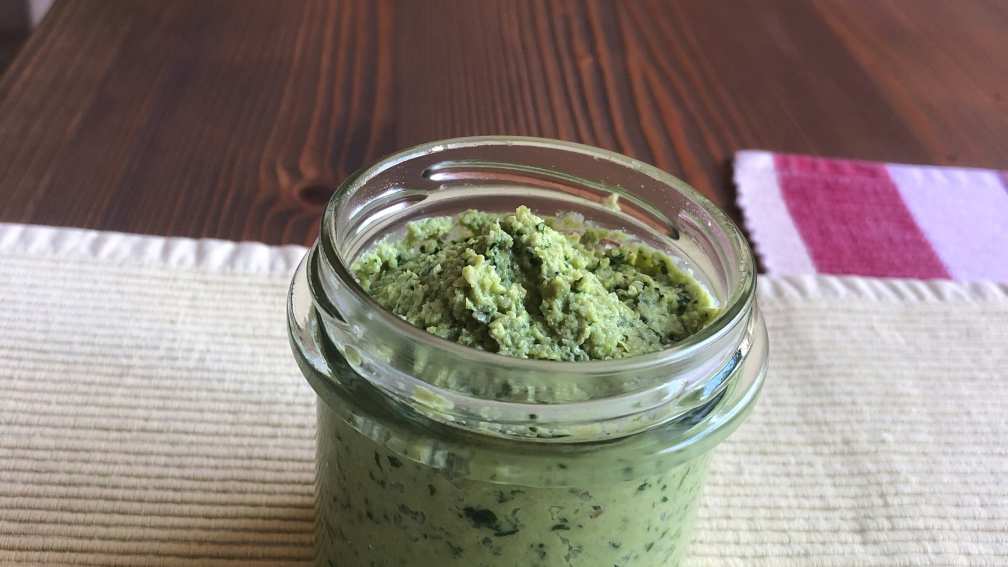
#> input picture Baerlauch-Sonnenblumen-1.jpg, 3024 x 1700 px (shown at 1/3 size)
$ python imageCrop.py ../../Baerlauch-Sonnenblumen-1.jpg
#> lines starting #> are read from the running program, lines starting #| are printed output that depends on the picture; after the words box and inside, x2 and y2 are one past the last pixel; in counts of white or black regions, pixels touching at a corner belong together
#!/usr/bin/env python3

import cv2
import logging
import sys

def resize_image(filename: str, target_ratio: float):
    # Bild laden
#> called with filename = '../../Baerlauch-Sonnenblumen-1.jpg', target_ratio = 1.78
    image = cv2.imread(filename)
#> image is the input picture: shape (1700, 3024, 3); mean B, G, R 120.6, 128.1, 139.6
    height, width = image.shape[:2]
#> height = 1700; width = 3024
    logging.debug(f"Image size: {width}x{height}")

    h, w, x, y = check_for_main_motive_bounding_box(image)
#> in check_for_main_motive_bounding_box, `(success, saliencyMap) = saliency.computeSaliency(image)`:
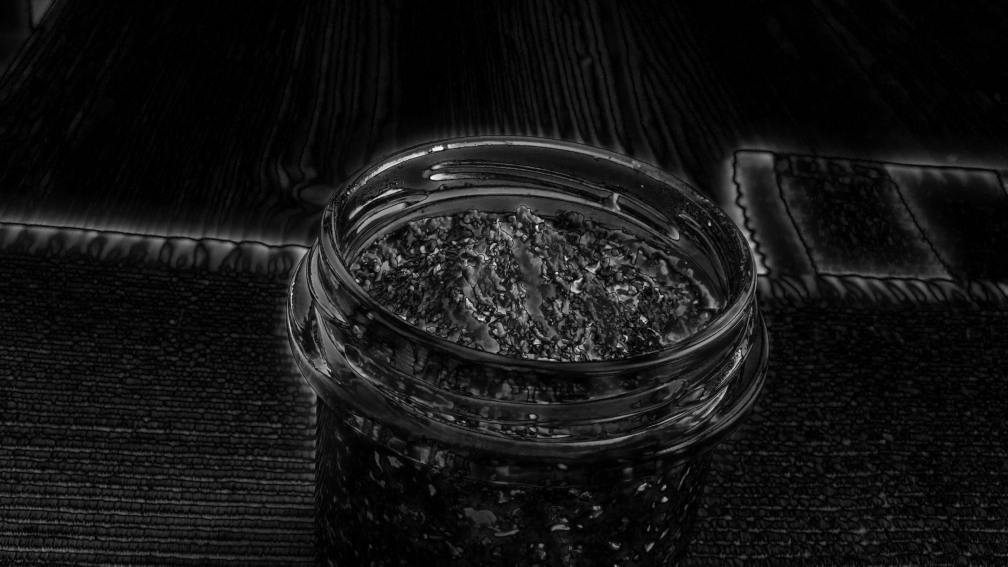
#> saliencyMap: shape (1700, 3024) float32 (shown at 1/3 size); min 0, max 1, mean 0.0822
#> in check_for_main_motive_bounding_box, `(success, saliencyMap) = saliency.computeSaliency(image)`: success = True
#> in check_for_main_motive_bounding_box, `contours, _ = cv2.findContours(saliencyMap, cv2.RETR_EXTERNAL, cv2.CHA..`: contours = 4110 contours, 3665 with area under 20; largest, box (x1, y1, x2, y2) and area: (0, 0, 3024, 1700) 4801712, (2944, 646, 3024, 725) 3163, (1312, 0, 1391, 126) 1884, (621, 238, 696, 336) 1532, (529, 310, 591, 384) 1493
#> in check_for_main_motive_bounding_box, `largest_contour = max(contours, key=cv2.contourArea)`: largest_contour = contour of 30910 points, box (x1, y1, x2, y2) (0, 0, 3024, 1700), area 4801712
#> in check_for_main_motive_bounding_box, `x, y, w, h = cv2.boundingRect(largest_contour)`: x = 0; w = 3024; h = 1700
#> h = 1700; w = 3024; x = 0; y = 0

    center_x, center_y = x + w // 2, y + h // 2
#> center_x = 1512; center_y = 850
    logging.debug(f"Center: {center_x}, {center_y}")
    new_h, new_w = correct_bounding_box_to_image_ratio(h, height, target_ratio, w, width)

    x1, x2, y1, y2 = calculate_to_image_pixels(center_x, center_y, height, new_h, new_w, width)

    # Bild zuschneiden und speichern
    cropped = image[y1:y2, x1:x2]
    cv2.imwrite(filename, cropped)


def correct_bounding_box_to_image_ratio(h, height, target_ratio, w, width):
#> called with h = 1700, height = 1700, target_ratio = 1.78, w = 3024, width = 3024
    if w / h < target_ratio:
        if w / target_ratio < height:
            new_w = w
            new_h = int(w / target_ratio)
        else:
            new_h = h
            new_w = int(h * target_ratio)
    else:
        if h * target_ratio < width:
            new_h = int(w / target_ratio)
#> new_h = 1701
            new_w = w
#> new_w = 3024
#> in resize_image, `new_h, new_w = correct_bounding_box_to_image_ratio(h, height, target_r..`: new_h = 1701; new_w = 3024
        else:
            new_h = h
            new_w = int(h * target_ratio)

    logging.debug(f"New size: {new_w}x{new_h}")

    return new_h, new_w


def calculate_to_image_pixels(center_x, center_y, height, new_h, new_w, width):
    # Begrenzungen sicherstellen
#> called with center_x = 1512, center_y = 850, height = 1700, new_h = 1701, new_w = 3024, width = 3024
    x1 = max(0, center_x - (new_w // 2))
#> x1 = 0
    y1 = max(0, center_y - new_h // 2)
#> y1 = 0
    x2 = min(width, center_x + new_w // 2)
#> x2 = 3024
    y2 = min(height, center_y + new_h // 2)
#> y2 = 1700

    logging.debug(f"New coordinates: {x1}:{x2}x{y1}:{y2}")

    return x1, x2, y1, y2

def check_for_main_motive_bounding_box(image):
    # Salienz-Erkennung (OpenCV Deep Learning)
    saliency = cv2.saliency.StaticSaliencyFineGrained_create()
    (success, saliencyMap) = saliency.computeSaliency(image)
    saliencyMap = (saliencyMap * 255).astype("uint8")
    # Konturen finden und groesste Komponente als Hauptelement waehlen
    contours, _ = cv2.findContours(saliencyMap, cv2.RETR_EXTERNAL, cv2.CHAIN_APPROX_SIMPLE)
    largest_contour = max(contours, key=cv2.contourArea)
    x, y, w, h = cv2.boundingRect(largest_contour)
    logging.debug(f"Bounding box: {x}x{y}, width: {w}, height: {h}")
    return h, w, x, y


if __name__ == "__main__":
    logging.basicConfig(level=logging.ERROR, format='%(asctime)s - %(levelname)s - %(message)s')
    if len(sys.argv) < 2:
        print("Usage: imageCrop.py <image_path> <image_path>..." )
        sys.exit(0)

    paths = sys.argv[1:]
    for image_path in paths:
        resize_image(image_path, 16/9)
#> in resize_image, `x1, x2, y1, y2 = calculate_to_image_pixels(center_x, center_y, height,..`: x1 = 0; x2 = 3024; y1 = 0; y2 = 1700
